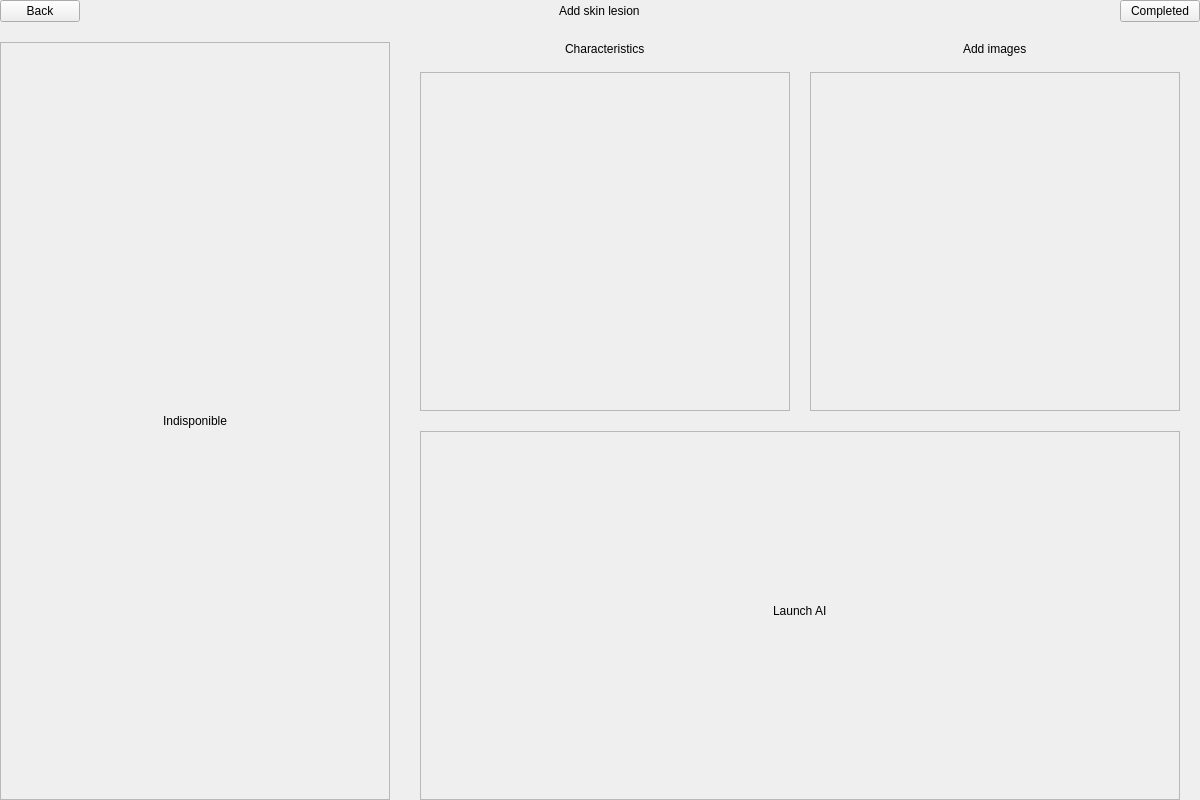
<?xml version="1.0" encoding="UTF-8"?>
<ui version="4.0">
 <class>upsert_skin_lesion</class>
 <widget class="QWidget" name="upsert_skin_lesion">
  <property name="geometry">
   <rect>
    <x>0</x>
    <y>0</y>
    <width>1200</width>
    <height>800</height>
   </rect>
  </property>
  <property name="windowTitle">
   <string>Loggin</string>
  </property>
  <property name="styleSheet">
   <string notr="true"/>
  </property>
  <layout class="QVBoxLayout" name="verticalLayout_2">
   <property name="spacing">
    <number>0</number>
   </property>
   <property name="leftMargin">
    <number>0</number>
   </property>
   <property name="topMargin">
    <number>0</number>
   </property>
   <property name="rightMargin">
    <number>0</number>
   </property>
   <property name="bottomMargin">
    <number>0</number>
   </property>
   <item>
    <layout class="QHBoxLayout" name="ly_navigator" stretch="1,1,1">
     <property name="spacing">
      <number>0</number>
     </property>
     <property name="topMargin">
      <number>0</number>
     </property>
     <property name="rightMargin">
      <number>0</number>
     </property>
     <item alignment="Qt::AlignLeft">
      <widget class="NavigatorButton" name="bt_back">
       <property name="text">
        <string>Back</string>
       </property>
      </widget>
     </item>
     <item alignment="Qt::AlignHCenter">
      <widget class="Label" name="lb_title">
       <property name="text">
        <string>Add skin lesion</string>
       </property>
      </widget>
     </item>
     <item alignment="Qt::AlignRight">
      <widget class="NavigatorButton" name="bt_complete">
       <property name="text">
        <string>Completed</string>
       </property>
      </widget>
     </item>
    </layout>
   </item>
   <item>
    <layout class="QHBoxLayout" name="ly_center" stretch="1,2">
     <property name="spacing">
      <number>30</number>
     </property>
     <property name="topMargin">
      <number>20</number>
     </property>
     <item>
      <layout class="QVBoxLayout" name="ly_left">
       <item>
        <widget class="QFrame" name="c_body2d">
         <property name="frameShape">
          <enum>QFrame::StyledPanel</enum>
         </property>
         <property name="frameShadow">
          <enum>QFrame::Raised</enum>
         </property>
         <layout class="QVBoxLayout" name="verticalLayout_16">
          <item alignment="Qt::AlignHCenter|Qt::AlignVCenter">
           <widget class="QLabel" name="label_4">
            <property name="text">
             <string>Indisponible</string>
            </property>
           </widget>
          </item>
         </layout>
        </widget>
       </item>
      </layout>
     </item>
     <item>
      <layout class="QVBoxLayout" name="ly_right" stretch="1,1">
       <property name="spacing">
        <number>20</number>
       </property>
       <property name="rightMargin">
        <number>20</number>
       </property>
       <item>
        <layout class="QHBoxLayout" name="ly_skin_lesion_content">
         <property name="spacing">
          <number>20</number>
         </property>
         <item>
          <layout class="QVBoxLayout" name="ly_characteristics">
           <property name="spacing">
            <number>16</number>
           </property>
           <item alignment="Qt::AlignHCenter">
            <widget class="Label" name="lb_characteristics">
             <property name="maximumSize">
              <size>
               <width>16777215</width>
               <height>20</height>
              </size>
             </property>
             <property name="text">
              <string>Characteristics</string>
             </property>
            </widget>
           </item>
           <item>
            <widget class="QScrollArea" name="sc_characteristics">
             <property name="widgetResizable">
              <bool>true</bool>
             </property>
             <widget class="QWidget" name="c_characteristics_content">
              <property name="geometry">
               <rect>
                <x>0</x>
                <y>0</y>
                <width>364</width>
                <height>332</height>
               </rect>
              </property>
              <layout class="QVBoxLayout" name="verticalLayout_30">
               <item>
                <layout class="QVBoxLayout" name="ly_characteristics_content"/>
               </item>
               <item>
                <spacer name="verticalSpacer_3">
                 <property name="orientation">
                  <enum>Qt::Vertical</enum>
                 </property>
                 <property name="sizeHint" stdset="0">
                  <size>
                   <width>20</width>
                   <height>40</height>
                  </size>
                 </property>
                </spacer>
               </item>
              </layout>
             </widget>
            </widget>
           </item>
          </layout>
         </item>
         <item>
          <layout class="QVBoxLayout" name="ly_images">
           <property name="spacing">
            <number>16</number>
           </property>
           <item alignment="Qt::AlignHCenter">
            <widget class="Label" name="lb_add_images">
             <property name="maximumSize">
              <size>
               <width>16777215</width>
               <height>20</height>
              </size>
             </property>
             <property name="text">
              <string>Add images</string>
             </property>
            </widget>
           </item>
           <item>
            <widget class="QScrollArea" name="sc_images">
             <property name="widgetResizable">
              <bool>true</bool>
             </property>
             <widget class="QWidget" name="c_images_content">
              <property name="geometry">
               <rect>
                <x>0</x>
                <y>0</y>
                <width>364</width>
                <height>332</height>
               </rect>
              </property>
              <layout class="QVBoxLayout" name="verticalLayout_10">
               <item>
                <layout class="QVBoxLayout" name="ly_add_skl_img"/>
               </item>
               <item>
                <spacer name="verticalSpacer_2">
                 <property name="orientation">
                  <enum>Qt::Vertical</enum>
                 </property>
                 <property name="sizeHint" stdset="0">
                  <size>
                   <width>20</width>
                   <height>40</height>
                  </size>
                 </property>
                </spacer>
               </item>
              </layout>
             </widget>
            </widget>
           </item>
          </layout>
         </item>
        </layout>
       </item>
       <item>
        <widget class="QFrame" name="c_ai_results">
         <property name="frameShape">
          <enum>QFrame::StyledPanel</enum>
         </property>
         <property name="frameShadow">
          <enum>QFrame::Raised</enum>
         </property>
         <layout class="QVBoxLayout" name="verticalLayout">
          <property name="leftMargin">
           <number>0</number>
          </property>
          <property name="topMargin">
           <number>0</number>
          </property>
          <property name="rightMargin">
           <number>0</number>
          </property>
          <property name="bottomMargin">
           <number>0</number>
          </property>
          <item alignment="Qt::AlignHCenter">
           <widget class="Label" name="lb_lauch_ai">
            <property name="maximumSize">
             <size>
              <width>16777215</width>
              <height>25</height>
             </size>
            </property>
            <property name="text">
             <string>Launch AI</string>
            </property>
           </widget>
          </item>
          <item>
           <layout class="QVBoxLayout" name="ly_ai_results">
            <property name="bottomMargin">
             <number>10</number>
            </property>
           </layout>
          </item>
         </layout>
        </widget>
       </item>
      </layout>
     </item>
    </layout>
   </item>
  </layout>
 </widget>
 <customwidgets>
  <customwidget>
   <class>Label</class>
   <extends>QLabel</extends>
   <header>.promoted.label</header>
  </customwidget>
  <customwidget>
   <class>NavigatorButton</class>
   <extends>QPushButton</extends>
   <header>.promoted.navigator_button</header>
  </customwidget>
 </customwidgets>
 <resources/>
 <connections/>
</ui>
